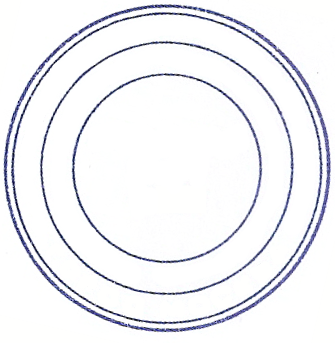
#> input picture DataSet/Templates/Seal/DetectionTemplate.png, 336 x 344 px, found by its file name
$ python CreateDataForDetection.py Seal/DetectionTemplate.png
#> lines starting #> are read from the running program, lines starting #| are printed output that depends on the picture
import numpy as np
import cv2
import matplotlib.pyplot as plt
from math import sin, cos, pi
from os.path import join
from os import getcwd
from sys import argv

path = join(getcwd(), argv[0], 'DetectionTemplate.png')
outputDir = join(getcwd(), argv[0], 'Detection')

img = cv2.imread(path)
#> img is the input picture: shape (344, 336, 3); mean B, G, R 244.4, 241, 240.5

def Affine(img):
    sourceTriangle = np.float32([[50,50],[200,50],[50,200]])
    destTriangle = np.float32([[10,100],[200,50],[100,250]])
    # sourceTriangle = np.float32([[-100, -100], [100, -100], [-100, 100]])
    # destTriangle = np.float32([[-125, -150], [75, -250], [-50, 150]])
    tranformMatrix = cv2.getAffineTransform(sourceTriangle, destTriangle)
    return cv2.warpAffine(img, tranformMatrix, (750, 750))

def Perspective(img, alpha, phi):
    height, width, channels = img.shape
    deltaX = abs(height*sin(phi))
    deltaY = height*(1 - sin(alpha))
    source = np.float32([[0, 0], [width, 0], [0, height], [width, height]])
    if phi > 0:
        dest = np.float32([[deltaX, 0], [width + deltaX, 0], [0, height - deltaY], [width, height - deltaY]])
    else:
        dest = np.float32([[0, 0], [width, 0], [deltaX, height - deltaY], [width + deltaX, height - deltaY]])

    tranformMatrix = cv2.getPerspectiveTransform(source, dest)
    transformedImage = cv2.warpPerspective(img, tranformMatrix, (int(width + deltaX), int(height - deltaY)))
    white_bg = 255*np.ones_like(transformedImage)
    return transformedImage + white_bg

def ShowPlot(img, alpha_angles, phi_angles):
    plot_number = 3
    n_rows = len(alpha_angles) + 1
    n_cols = len(phi_angles)
    plt.subplot(n_rows, n_cols, 1),plt.imshow(img),plt.title('BaseImage')
    for alpha in alpha_angles:
        for phi in phi_angles:
            title = 'alpha:{0:1.0f} degrees; phi:{1:1.0f} degrees'.format(alpha/pi*180, phi/pi*180)
            plt.subplot(n_rows, n_cols, plot_number), plt.imshow(Perspective(img, alpha, phi)),plt.title(title)
            plot_number += 1

    plt.show()

def SavePlots(img, alpha_angles, phi_angles):
    for alpha in alpha_angles:
        for phi in phi_angles:
            file_name = 'alpha_{0:1.0f}_degrees_phi_{1:1.0f}_degrees.png'.format(alpha/pi*180, phi/pi*180)
            cv2.imwrite(join(outputDir, file_name), Perspective(img, alpha, phi))
#> this loop made 3 passes
#> pass 1, in Perspective, `transformedImage = cv2.warpPerspective(img, tranformMatrix, (int(width..`:
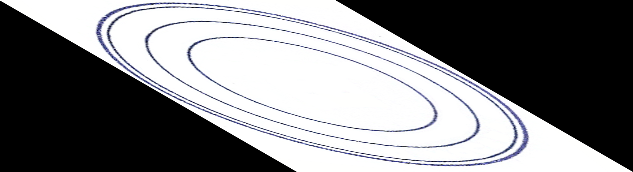
#> transformedImage: shape (172, 633, 3); mean B, G, R 129.8, 128, 127.7
#> pass 1, in SavePlots, `cv2.imwrite(join(outputDir, file_name), Perspective(img, alpha, phi))`:
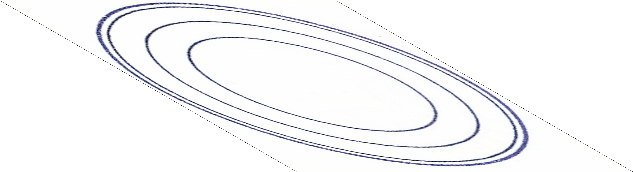
#> saved as alpha_30_degrees_phi_-60_degrees.png: shape (172, 633, 3); mean B, G, R 248.5, 246.7, 246.4
#> pass 1, in Perspective (call 2), `transformedImage = cv2.warpPerspective(img, tranformMatrix, (int(width..`:
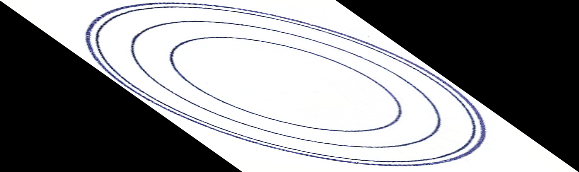
#> transformedImage: shape (172, 579, 3); mean B, G, R 141.9, 139.9, 139.6
#> pass 1, in SavePlots, `cv2.imwrite(join(outputDir, file_name), Perspective(img, alpha, phi))`:
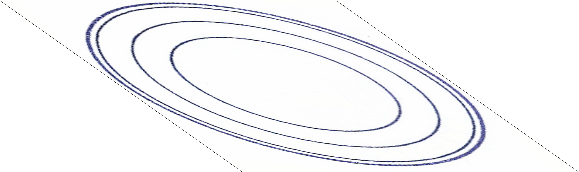
#> saved as alpha_30_degrees_phi_-45_degrees.png: shape (172, 579, 3); mean B, G, R 247.9, 245.9, 245.6

alpha_angles = [pi/6, pi/4, pi/3]
phi_angles = [-pi/3, -pi/4, -pi/6, -pi/12, 0, pi/12, pi/6, pi/4, pi/3]

SavePlots(img, alpha_angles, phi_angles)
